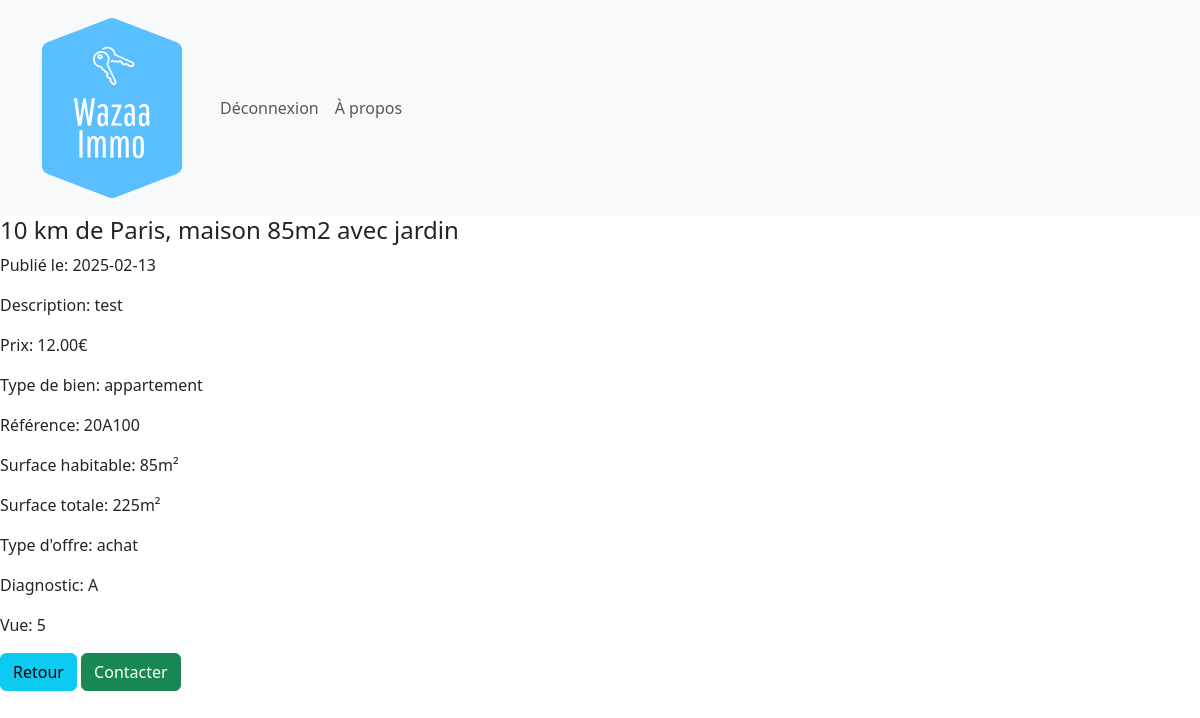
Screenshot of /annonce.php?info=4 (signed in) with the database file from the repository.
### tables this page shows
CREATE TABLE IF NOT EXISTS `waz_annonces` (
  `an_id` int(11) NOT NULL AUTO_INCREMENT,
  `an_pieces` int(11) DEFAULT NULL,
  `an_titre` varchar(200) NOT NULL,
  `an_ref` varchar(10) NOT NULL,
  `an_description` text NOT NULL,
  `an_local` varchar(100) DEFAULT NULL,
  `an_surf_hab` int(11) DEFAULT NULL,
  `an_surf_tot` int(11) NOT NULL,
  `an_prix` varchar(13) DEFAULT NULL,
  `an_diagnostic` varchar(1) NOT NULL,
  `an_d_ajout` date NOT NULL,
  `an_d_modif` datetime DEFAULT NULL,
  `an_statut` tinyint(1) NOT NULL,
  `an_vues` int(11) NOT NULL,
  `tb_id` int(11) NOT NULL,
  `u_id` int(11) NOT NULL,
  `to_id` int(11) NOT NULL,
  PRIMARY KEY (`an_id`),
  KEY `tb_id` (`tb_id`),
  KEY `u_id` (`u_id`),
  KEY `to_id` (`to_id`)
);

CREATE TABLE IF NOT EXISTS `waz_type_bien` (
  `tb_id` int(11) NOT NULL AUTO_INCREMENT,
  `tb_libelle` varchar(50) NOT NULL,
  PRIMARY KEY (`tb_id`)
);

CREATE TABLE IF NOT EXISTS `waz_type_offre` (
  `to_id` int(11) NOT NULL AUTO_INCREMENT,
  `to_libelle` varchar(50) NOT NULL,
  PRIMARY KEY (`to_id`)
);

### annonce.php (the view, shortened to what this page needs)
<?php
include("header.php");
$id = isset($_GET['info']) ? $_GET['info'] : '';
$sql = "SELECT * FROM waz_annonces a JOIN waz_type_bien tb ON a.tb_id = tb.tb_id
JOIN waz_type_offre o ON a.to_id = o.to_id
WHERE an_id = '$id'";
$annonce = $pdo->query($sql)->fetchAll(PDO::FETCH_ASSOC);
?>
<?php if(count($annonce) > 0):?>
<?php foreach ($annonce as $annonceValue): ?>
    <h4><?= htmlentities($annonceValue['an_titre']) ?></h4>
        <p>Publié le: <?= htmlentities($annonceValue['an_d_ajout']) ?></p>
        <p>Description: <?= htmlentities($annonceValue['an_description']) ?>
    <p>Prix: <?= htmlentities($annonceValue['an_prix']) ?>€</p>
    <p>Type de bien: <?= htmlentities($annonceValue['tb_libelle']) ?></p>
    <p>Référence: <?= htmlentities($annonceValue['an_ref']) ?></p>
    <p>Surface habitable: <?= htmlentities($annonceValue['an_surf_hab']) ?>m²</p>
    <p>Surface totale: <?= htmlentities($annonceValue['an_surf_tot']) ?>m²</p>
    <p>Type d'offre: <?= htmlentities($annonceValue['to_libelle']) ?></p>
    <p>Diagnostic: <?= htmlentities($annonceValue['an_diagnostic']) ?></p>
    <p>Vue: <?= htmlentities($annonceValue['an_vues']) ?></p>
    <a href="index.php" class="btn btn-info">Retour</a>
    <a href="contact.php" class="btn btn-success">Contacter</a>
<?php endforeach; ?>
<?php else:?>
    <p>Annonce introuvable</p>
<?php endif;?>
<?php
    include("footer.php");
?>

### rows the page displays
waz_annonces: an_titre "10 km de Paris, maison 85m2 avec jardin", an_d_ajout "2025-02-13", an_description "test", an_prix "12.00", tb.tb_libelle "appartement", an_ref "20A100", an_surf_hab "85", an_surf_tot "225", to.to_libelle "achat", an_diagnostic "A", an_vues "5"
